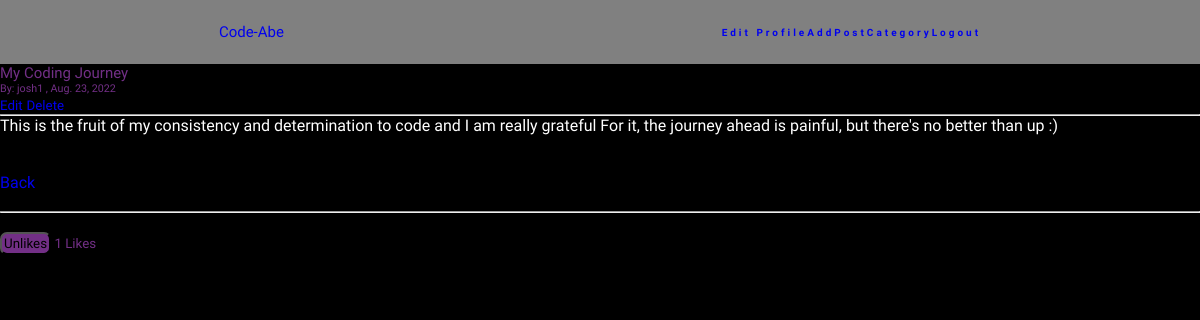
The page /article/5 (signed in) on the database its author committed.
### myblog/models.py (models this page shows, shortened)
class Post(models.Model):
    title = models.CharField(max_length=255)
    title_tag = models.CharField(max_length=255, default="My Blog Post")
    author = models.ForeignKey(User, on_delete=models.CASCADE)
    body = RichTextField(blank=True,null=True)
    post_date = models.DateField(auto_now_add=True)
    category = models.CharField(max_length=255, default="Coding")
    likes = models.ManyToManyField(User, related_name="blog_post")
    def total_likes(self):
        return self.likes.count()

### myblog/views.py (the view)
# urls.py: path("article/<int:pk>", Article_DetailView.as_view(), name="article_detail"),
class Article_DetailView(DetailView):
    model = Post
    template_name = 'article_detail.html'
    def get_context_data(self, *args, **kwargs):
        id_menu = Category.objects.all()
        context = super(Article_DetailView, self).get_context_data(*args, **kwargs)
        l = get_object_or_404(Post, id=self.kwargs['pk'])
        total_likes = l.total_likes()
        liked = False
        if l.likes.filter(id=self.request.user.id).exists():
            liked = True
        context['id_menu'] = id_menu
        context['total_likes'] = total_likes
        context['liked'] = liked
        return context

### myblog/templates/article_detail.html (shortened to what this page needs)
{% extends 'base.html' %} {% block title %}Article{% endblock %}
{% block body %}
<h1>{{ post.title }}</h1>
<h6>By:
    {{ post.author }} ,
    {{ post.post_date }}
</h6>
{% if user.is_authenticated %}
  {% if user.id == post.author.id %}
    <small><a href="{% url 'update_post' post.pk %}">Edit</a></small>
    <small><a href="{% url 'delete_post' post.pk %}">Delete</a></small>
  {% endif %}
{% endif %}
<br>
<hr>
{{ post.body|safe }}
<a href="{% url 'home' %}">Back</a>
<br><br>
<hr>
<br>
{% if user.is_authenticated %}
  <form action="{% url 'like_post' post.pk %}" method="POST">
    {% if liked %}
      <small>
        <button type="submit" name="post_id" value="{{ post.id }}">Unlikes</button>
      </small>
      <small>
    {% else %}
        <button type="submit" name="post_id" value="{{ post.id }}">Like</button>
      </small>
    {% endif %}
  </form>
{% endif %}
 {{ total_likes }} Likes
{% endblock %}

### static/styles/base.css (style rules this page uses)
* { margin: 0px; padding: 0px; box-sizing: border-box; text-decoration: none; font-weight: 500; }
body { background-color: black; }
h1 { font-size: 15px; color: rgb(22, 18, 66) }

### myblog/templates/base.html (style rules this page uses)
* { font-family: Dynapuff }

### myblog/templates/article_detail.html (style rules this page uses)
h1 { color:rgb(114, 47, 134); }
h6 { color:rgb(114, 47, 134); }
body { color:white }
small { color:rgb(114, 47, 134); }
button { background-color:rgb(114, 47, 134); border-radius: 7px; padding: 2px }

### rows shown on the page
Post: title "My Coding Journey", author "josh1", post_date "Aug. 23, 2022", body "This is the fruit of my consistency and determination to code and I am really grateful For it, the journey ahead is painful, but there's no better than up :)"

### other values the page prints
{{ total_likes }} "1"
